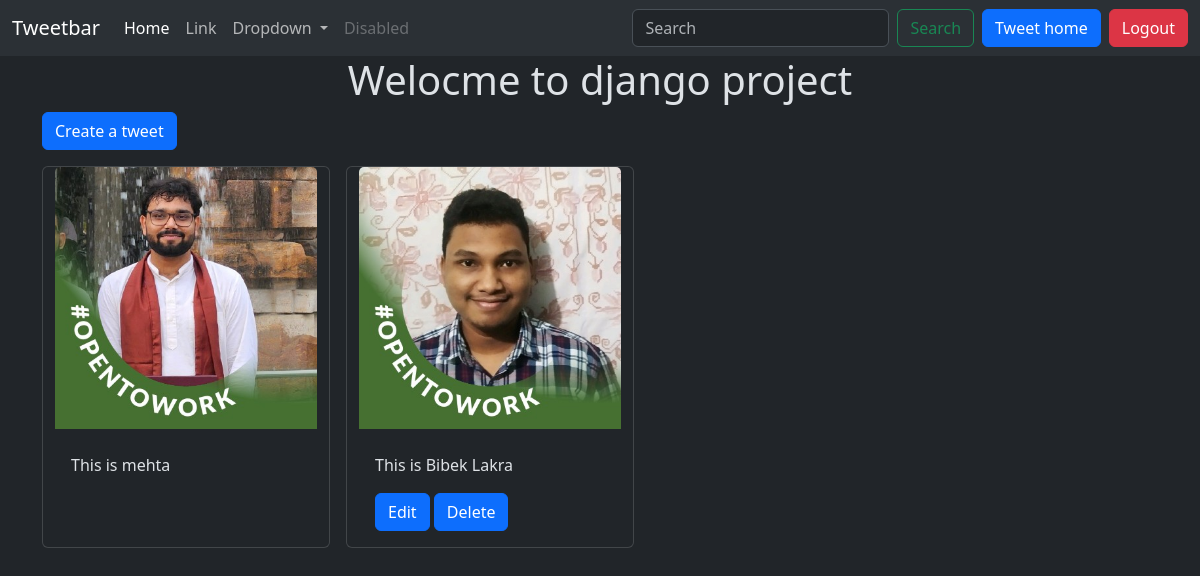
The page /tweet/ (signed in) on the database its author committed.
### tweet/models.py (models this page shows, shortened)
class Tweet(models.Model):
    user=models.ForeignKey(User, on_delete=models.CASCADE)
    text=models.TextField(max_length=240)
    photo=models.ImageField(upload_to='photos/',
    blank=True,null=True)
    created_at = models.DateTimeField(auto_now_add=True)
    updated_at = models.DateTimeField(auto_now=True)

### tweet/views.py (the view)
# urls.py: path('', views.tweet_list, name='tweet_list'),
def tweet_list(request):
    tweets = Tweet.objects.all().order_by('-created_at')
    return render(request, 'tweet_list.html', {'tweets':tweets})

### tweet/templates/tweet_list.html (shortened to what this page needs)
{% extends "layout.html" %}
{% block  content%}
<h1 class="text-center ">Welocme to django project</h1>
<a class="btn btn-primary mb-3" href="{% url 'tweet_create' %}">Create a tweet</a>
<div class="container row gap-3">
    {% for tweet in tweets %}
    <div class="card" style="width: 18rem;">
        <img src="{{tweet.photo.url}}" class="card-img-top" alt="...">
        <div class="card-body">
          <p class="card-text">{{tweet.text}}</p>
          {% if tweet.user == user %}
            <a href="{%url 'tweet_edit' tweet.id %}" class="btn btn-primary">Edit</a>
            <a href="{%url 'tweet_delete' tweet.id %}" class="btn btn-primary">Delete</a>
          {% endif %}
        </div>
      </div>
    {% endfor %}
</div>
{% endblock  %}

### rows shown on the page
Tweet: photo (picture), text "This is mehta"
Tweet: photo (picture), text "This is Bibek Lakra", shows "Edit"
